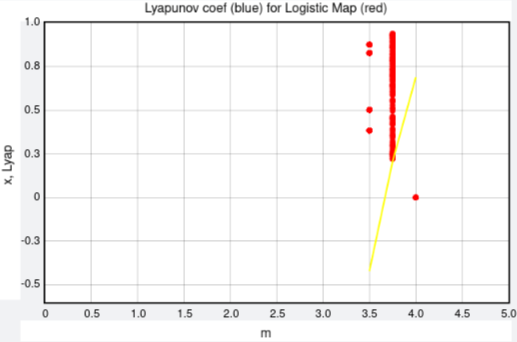

The Python source for this figure:
from vpython import *

m_min = 3.5; m_max = 4.5; step = 0.25

graph1 = graph(title='Lyapunov coef (blue) for Logistic Map (red)', xtitle = 'm', ytitle = 'x, Lyap', xmax=5.0, xmin=0, ymax=1.0, ymin=-0.6)
func1 = gdots(color=color.red)
func2 = gcurve(color=color.yellow)

for m in arange(m_min, m_max, step):
    y = 0.5
    suma = 0.0
    for i in range(1, 401, 1):
        y = m * y * (1 - y)
    for i in range(402, 601, 1):
        y = m * y * (1 - y)
        func1.plot(pos=(m, y))
        suma = suma + log(abs(m * (1. - 2. * y)))
    func2.plot(pos=(m, suma / 401))
